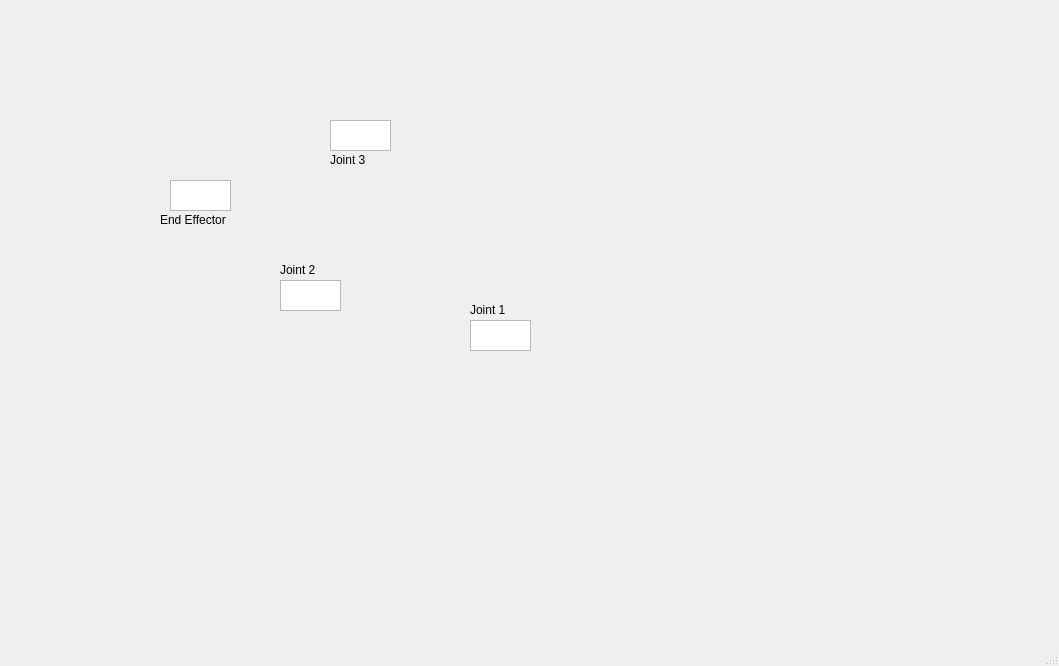
<?xml version="1.0" encoding="UTF-8"?>
<ui version="4.0">
 <class>MainWindow</class>
 <widget class="QMainWindow" name="MainWindow">
  <property name="geometry">
   <rect>
    <x>0</x>
    <y>0</y>
    <width>1059</width>
    <height>666</height>
   </rect>
  </property>
  <property name="windowTitle">
   <string>MainWindow</string>
  </property>
  <widget class="QWidget" name="centralwidget">
   <widget class="QLabel" name="side2_robot">
    <property name="enabled">
     <bool>true</bool>
    </property>
    <property name="geometry">
     <rect>
      <x>0</x>
      <y>0</y>
      <width>531</width>
      <height>381</height>
     </rect>
    </property>
    <property name="text">
     <string/>
    </property>
    <property name="pixmap">
     <pixmap>../docs/robot_files/images/side2.jpg</pixmap>
    </property>
    <property name="scaledContents">
     <bool>true</bool>
    </property>
   </widget>
   <widget class="QTextEdit" name="joit1_pos">
    <property name="geometry">
     <rect>
      <x>470</x>
      <y>320</y>
      <width>61</width>
      <height>31</height>
     </rect>
    </property>
   </widget>
   <widget class="QTextEdit" name="joit2_pos">
    <property name="geometry">
     <rect>
      <x>280</x>
      <y>280</y>
      <width>61</width>
      <height>31</height>
     </rect>
    </property>
   </widget>
   <widget class="QTextEdit" name="joit3_pos">
    <property name="geometry">
     <rect>
      <x>330</x>
      <y>120</y>
      <width>61</width>
      <height>31</height>
     </rect>
    </property>
   </widget>
   <widget class="QTextEdit" name="joit4_pos">
    <property name="geometry">
     <rect>
      <x>170</x>
      <y>180</y>
      <width>61</width>
      <height>31</height>
     </rect>
    </property>
   </widget>
   <widget class="QLabel" name="label">
    <property name="geometry">
     <rect>
      <x>160</x>
      <y>210</y>
      <width>101</width>
      <height>20</height>
     </rect>
    </property>
    <property name="text">
     <string>End Effector</string>
    </property>
   </widget>
   <widget class="QLabel" name="label_2">
    <property name="geometry">
     <rect>
      <x>470</x>
      <y>300</y>
      <width>101</width>
      <height>20</height>
     </rect>
    </property>
    <property name="text">
     <string>Joint 1</string>
    </property>
   </widget>
   <widget class="QLabel" name="label_3">
    <property name="geometry">
     <rect>
      <x>280</x>
      <y>260</y>
      <width>101</width>
      <height>20</height>
     </rect>
    </property>
    <property name="text">
     <string>Joint 2</string>
    </property>
   </widget>
   <widget class="QLabel" name="label_4">
    <property name="geometry">
     <rect>
      <x>330</x>
      <y>150</y>
      <width>101</width>
      <height>20</height>
     </rect>
    </property>
    <property name="text">
     <string>Joint 3</string>
    </property>
   </widget>
  </widget>
  <widget class="QMenuBar" name="menubar">
   <property name="geometry">
    <rect>
     <x>0</x>
     <y>0</y>
     <width>1059</width>
     <height>22</height>
    </rect>
   </property>
  </widget>
  <widget class="QStatusBar" name="statusbar"/>
 </widget>
 <resources/>
 <connections/>
</ui>
